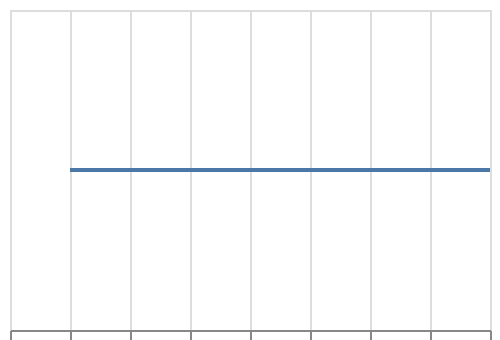

Express this chart as Vega-Lite.
### Vega-Lite specification from a JSON file in a GitHub repository (floating-point values rounded to 4 significant figures)
{"$schema": "https://vega.github.io/schema/vega-lite/v6.json", "padding": 5, "autosize": "none", "width": 240, "height": 160, "data": {"name": "table", "values": [{"c": "A", "g": "p", "x": 1, "y": 2, "v": 5, "t": "2024-01-15", "o": {"v": 3}, "IMDB Rating": 6.1, "d": "x1"}, {"c": "B", "g": "q", "x": 2, "y": 4, "v": 9, "t": "2024-02-20", "o": {"v": 7}, "IMDB Rating": 7.4, "d": "x2"}, {"c": "A", "g": "q", "x": 3, "y": 3, "v": 2, "t": "2024-03-05", "o": {"v": 1}, "IMDB Rating": 5.2, "d": "x1"}, {"c": "C", "g": "p", "x": 4, "y": 6, "v": 7, "t": "2024-05-30", "o": {"v": 4}, "IMDB Rating": 8.8, "d": "x3"}, {"c": "B", "g": "p", "x": 5, "y": 5, "v": 4, "t": "2024-07-11", "o": {"v": 9}, "IMDB Rating": 6.9, "d": "x2"}, {"c": "C", "g": "q", "x": 6, "y": 8, "v": 6, "t": "2024-09-02", "o": {"v": 2}, "IMDB Rating": 7.7, "d": "x3"}, {"c": "A", "g": "p", "x": 7, "y": 7, "v": 8, "t": "2024-11-25", "o": {"v": 5}, "IMDB Rating": 4.4, "d": "x1"}, {"c": "B", "g": "q", "x": 8, "y": 9, "v": 3, "t": "2024-12-31", "o": {"v": 8}, "IMDB Rating": 9.1, "d": "x2"}]}, "mark": "line", "encoding": {"x": {"field": "x", "type": "quantitative"}}}
